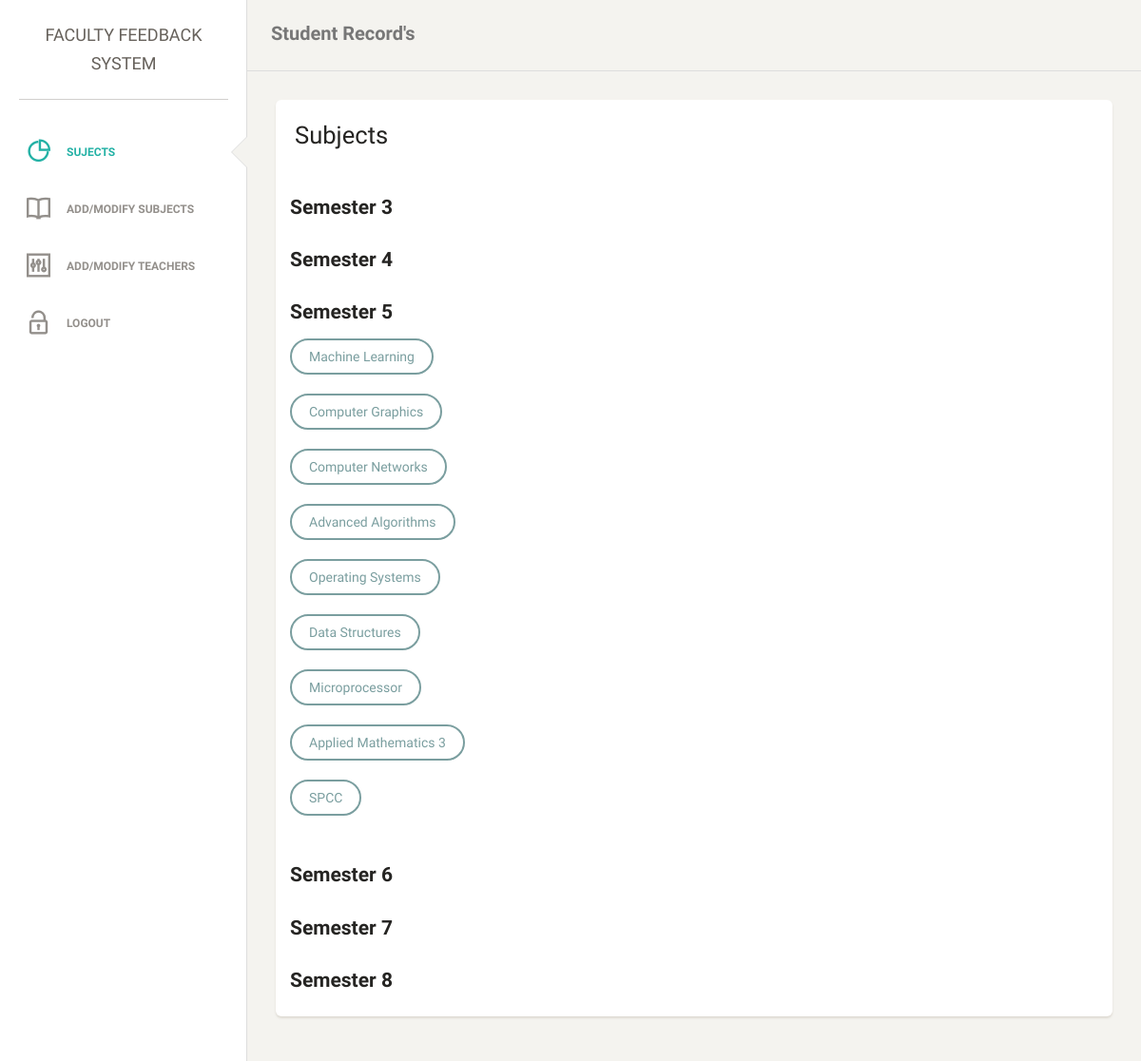
/admin_analytics/ (signed in), run on an earlier commit of the app's database.
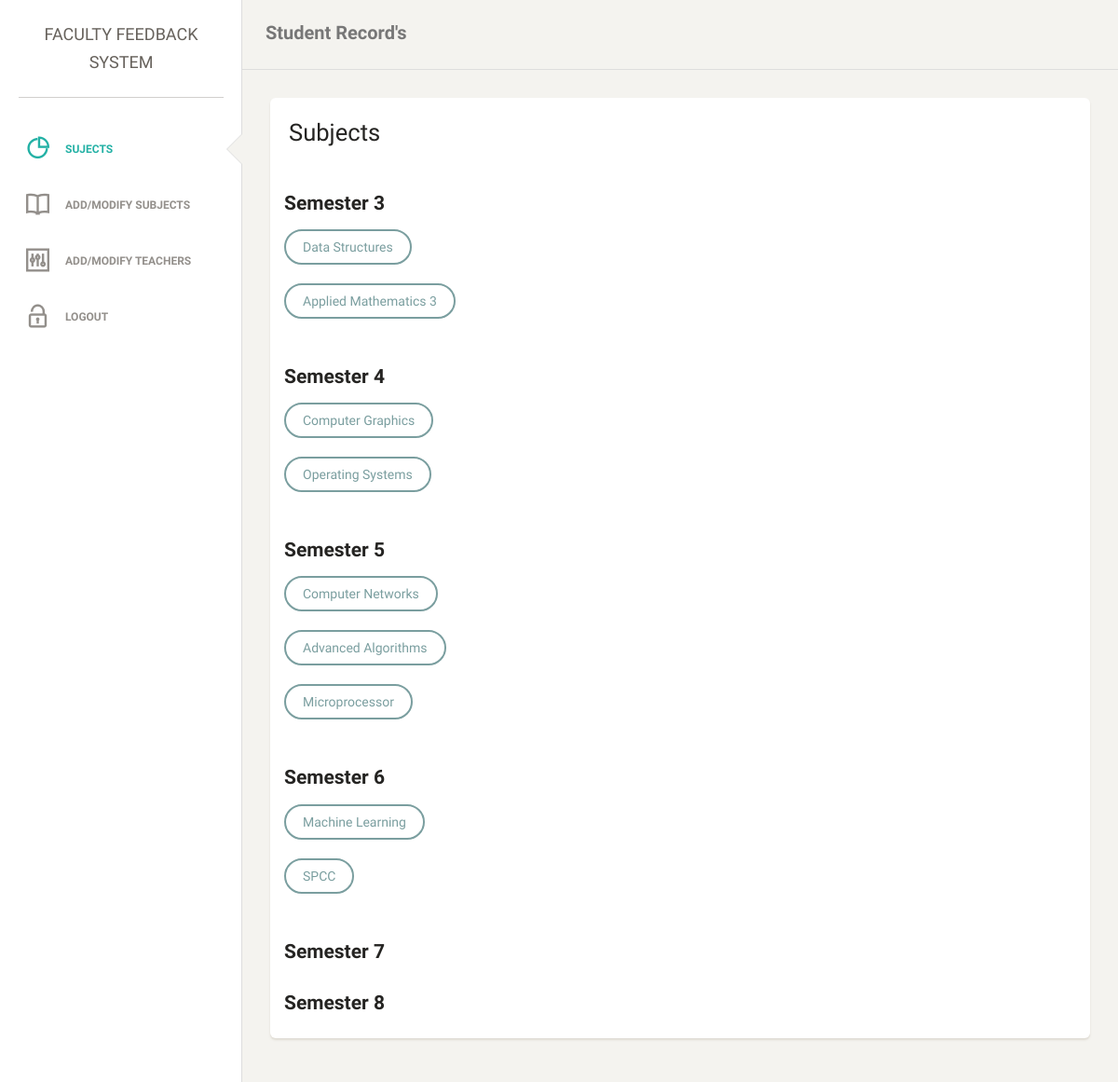
And on a later commit of the database.
### appOne/models.py (models this page shows)
class Subject(models.Model):
    name = models.CharField(max_length=250, blank=False)
    semester = models.IntegerField(default=5)
    def __str__(self):
        return str(self.name) + " - Semester "  + str(self.semester)

### appOne/views.py (the view)
# urls.py: url(r'^admin_analytics/$', views.admin_analytics, name='admin_analytics'),
def admin_analytics(request):
    if request.user.is_authenticated():
        subject = Subject.objects.all()
        subject_dict = {}
        for i in range(3, 9):
            subject_dict[i] = Subject.objects.filter(semester=i)
        print(subject_dict)
        context = {
            "subject": subject,
            "subject_dict": subject_dict,
        }
        return render(request, "appOne/admin_analytics.html", context)
    else:
        return redirect('signup')

### appOne/templates/appOne/admin_analytics.html (shortened to what this page needs)
{% load staticfiles %}
<!doctype html>
<html lang="en">
<head>
    <link href="../../static/css/bootstrap.min.css" rel="stylesheet" />
    <link href="../../static/css/animate.min.css" rel="stylesheet"/>
    <link href="../../static/css/paper-dashboard.css" rel="stylesheet"/>
    <link href="../../static/css/demo.css" rel="stylesheet" />
    <link href="http://maxcdn.bootstrapcdn.com/font-awesome/latest/css/font-awesome.min.css" rel="stylesheet">
    <link href="../../static/css/themify-icons.css" rel="stylesheet">
</head>
<body>
<div class="wrapper">
    <div class="sidebar" data-background-color="white" data-active-color="danger">
    	<div class="sidebar-wrapper">
            <div class="logo">
                <a href="{% url 'admin_analytics' %}" class="simple-text">
									Faculty Feedback System
                </a>
            </div>
            <ul class="nav">
							{% if user.is_authenticated %}
								<li class="active">
                    <a href="{% url 'admin_analytics' %}">
                        <i class="ti-pie-chart"></i>
                        <p>Sujects</p>
                    </a>
                </li>
                <li class="">
                    <a href="/admin/appOne/subject/">
                        <i class="ti-book"></i>
                        <p>Add/Modify Subjects</p>
                    </a>
                </li>
                <li class="">
                    <a href="/admin/appOne/teacherprofile/">
                        <i class="ti-panel"></i>
                        <p>Add/Modify Teachers</p>
                    </a>
                </li>
								<li>
                    <a href="{% url 'logout' %}">
                        <i class="ti-unlock"></i>
                        <p>Logout</p>
                    </a>
                </li>
								{% endif %}
            </ul>
    	</div>
    </div>
    <div class="main-panel">
        <nav class="navbar navbar-default">
            <div class="container-fluid">
                <div class="navbar-header">
                    <a class="navbar-brand" href="{% url 'analytics' %}">Student Record's</a>
                </div>
            </div>
        </nav>
        <div class="content">
            <div class="container-fluid">
                <div class="row">
                    <div class="col-md-12">
                        <div class="card">
                            <div class="header">
                                <h3 class="title">Subjects</h3>
                            </div>
                            <div class="content">
															<h4>Semester 3</h4>
															{% for sub in subject_dict.3 %}
																			<a href="/admin_analytics/{{sub.name}}"><button class="btn btn-primary">{{ sub.name }}</button></a>
																			<br>
																			<br>
                              {% endfor %}
															<h4>Semester 4</h4>
															{% for sub in subject_dict.4 %}
																			<a href="/admin_analytics/{{sub.name}}"><button class="btn btn-primary">{{ sub.name }}</button></a>
																			<br>
																			<br>
                              {% endfor %}
															<h4>Semester 5</h4>
															{% for sub in subject_dict.5 %}
																			<a href="/admin_analytics/{{sub.name}}"><button class="btn btn-primary">{{ sub.name }}</button></a>
																			<br>
																			<br>
                              {% endfor %}
															<h4>Semester 6</h4>
															{% for sub in subject_dict.6 %}
																			<a href="/admin_analytics/{{sub.name}}"><button class="btn btn-primary">{{ sub.name }}</button></a>
																			<br>
																			<br>
                              {% endfor %}
															<h4>Semester 7</h4>
															<h4>Semester 8</h4>
                            </div>
                        </div>
                    </div>
                </div>
            </div>
        </div>
    </div>
</div>
</body>
</html>

What changed in the data, as far as the page shows it:
changed Subject "Data Structures": moves from the list under "Semester 5" to the list under "Semester 3"
changed Subject "Applied Mathematics 3": moves from the list under "Semester 5" to the list under "Semester 3"
changed Subject "Computer Graphics": moves from the list under "Semester 5" to the list under "Semester 4"
changed Subject "Operating Systems": moves from the list under "Semester 5" to the list under "Semester 4"
changed Subject "Machine Learning": moves from the list under "Semester 5" to the list under "Semester 6"
changed Subject "SPCC": moves from the list under "Semester 5" to the list under "Semester 6"
